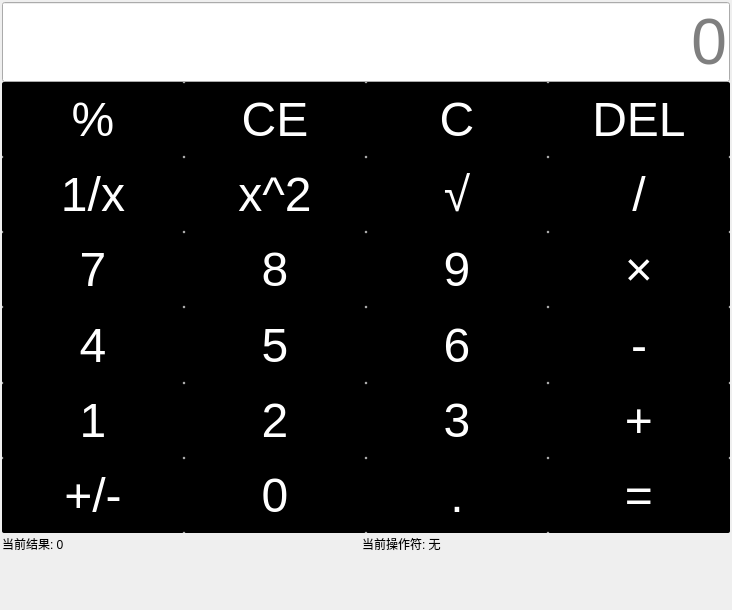
<?xml version="1.0" encoding="UTF-8"?>
<ui version="4.0">
 <class>MainWindow</class>
 <widget class="QMainWindow" name="MainWindow">
  <property name="geometry">
   <rect>
    <x>0</x>
    <y>0</y>
    <width>732</width>
    <height>610</height>
   </rect>
  </property>
  <property name="sizePolicy">
   <sizepolicy hsizetype="Minimum" vsizetype="Minimum">
    <horstretch>0</horstretch>
    <verstretch>0</verstretch>
   </sizepolicy>
  </property>
  <property name="windowTitle">
   <string>MainWindow</string>
  </property>
  <property name="toolTipDuration">
   <number>0</number>
  </property>
  <property name="styleSheet">
   <string notr="true">QPushButton{
background-color:rgb(0, 0, 0);
font-size:36pt;
color:white;
border-radius:2px;
}

QPushButton:hover{
background-color:lightgreen;
color:balck;
}

QPushButton:pressed{
background-color:red;
color:balck;
} 

QLineEdit{
font-size:48pt;
}</string>
  </property>
  <widget class="QWidget" name="centralwidget">
   <property name="focusPolicy">
    <enum>Qt::NoFocus</enum>
   </property>
   <property name="toolTipDuration">
    <number>0</number>
   </property>
   <layout class="QHBoxLayout" name="horizontalLayout">
    <property name="leftMargin">
     <number>1</number>
    </property>
    <property name="topMargin">
     <number>1</number>
    </property>
    <property name="rightMargin">
     <number>1</number>
    </property>
    <property name="bottomMargin">
     <number>1</number>
    </property>
    <item>
     <layout class="QGridLayout" name="gridLayout">
      <property name="leftMargin">
       <number>1</number>
      </property>
      <property name="topMargin">
       <number>1</number>
      </property>
      <property name="rightMargin">
       <number>1</number>
      </property>
      <property name="bottomMargin">
       <number>1</number>
      </property>
      <property name="spacing">
       <number>0</number>
      </property>
      <item row="2" column="3">
       <widget class="QPushButton" name="btnDel">
        <property name="sizePolicy">
         <sizepolicy hsizetype="Minimum" vsizetype="Minimum">
          <horstretch>0</horstretch>
          <verstretch>0</verstretch>
         </sizepolicy>
        </property>
        <property name="toolTipDuration">
         <number>0</number>
        </property>
        <property name="layoutDirection">
         <enum>Qt::LeftToRight</enum>
        </property>
        <property name="text">
         <string>DEL</string>
        </property>
       </widget>
      </item>
      <item row="4" column="0">
       <widget class="QPushButton" name="btnReciprocal">
        <property name="sizePolicy">
         <sizepolicy hsizetype="Minimum" vsizetype="Minimum">
          <horstretch>0</horstretch>
          <verstretch>0</verstretch>
         </sizepolicy>
        </property>
        <property name="toolTipDuration">
         <number>0</number>
        </property>
        <property name="layoutDirection">
         <enum>Qt::LeftToRight</enum>
        </property>
        <property name="text">
         <string>1/x</string>
        </property>
       </widget>
      </item>
      <item row="5" column="0">
       <widget class="QPushButton" name="btnNum7">
        <property name="sizePolicy">
         <sizepolicy hsizetype="Minimum" vsizetype="Minimum">
          <horstretch>0</horstretch>
          <verstretch>0</verstretch>
         </sizepolicy>
        </property>
        <property name="toolTipDuration">
         <number>0</number>
        </property>
        <property name="layoutDirection">
         <enum>Qt::LeftToRight</enum>
        </property>
        <property name="text">
         <string>7</string>
        </property>
       </widget>
      </item>
      <item row="2" column="0">
       <widget class="QPushButton" name="btnPercent">
        <property name="sizePolicy">
         <sizepolicy hsizetype="Minimum" vsizetype="Minimum">
          <horstretch>0</horstretch>
          <verstretch>0</verstretch>
         </sizepolicy>
        </property>
        <property name="toolTipDuration">
         <number>0</number>
        </property>
        <property name="layoutDirection">
         <enum>Qt::LeftToRight</enum>
        </property>
        <property name="text">
         <string>%</string>
        </property>
       </widget>
      </item>
      <item row="2" column="2">
       <widget class="QPushButton" name="btnClear">
        <property name="sizePolicy">
         <sizepolicy hsizetype="Minimum" vsizetype="Minimum">
          <horstretch>0</horstretch>
          <verstretch>0</verstretch>
         </sizepolicy>
        </property>
        <property name="toolTipDuration">
         <number>0</number>
        </property>
        <property name="layoutDirection">
         <enum>Qt::LeftToRight</enum>
        </property>
        <property name="text">
         <string>C</string>
        </property>
       </widget>
      </item>
      <item row="5" column="1">
       <widget class="QPushButton" name="btnNum8">
        <property name="sizePolicy">
         <sizepolicy hsizetype="Minimum" vsizetype="Minimum">
          <horstretch>0</horstretch>
          <verstretch>0</verstretch>
         </sizepolicy>
        </property>
        <property name="toolTipDuration">
         <number>0</number>
        </property>
        <property name="layoutDirection">
         <enum>Qt::LeftToRight</enum>
        </property>
        <property name="text">
         <string>8</string>
        </property>
       </widget>
      </item>
      <item row="4" column="1">
       <widget class="QPushButton" name="btnSquare">
        <property name="sizePolicy">
         <sizepolicy hsizetype="Minimum" vsizetype="Minimum">
          <horstretch>0</horstretch>
          <verstretch>0</verstretch>
         </sizepolicy>
        </property>
        <property name="toolTipDuration">
         <number>0</number>
        </property>
        <property name="layoutDirection">
         <enum>Qt::LeftToRight</enum>
        </property>
        <property name="text">
         <string>x^2</string>
        </property>
       </widget>
      </item>
      <item row="4" column="3">
       <widget class="QPushButton" name="btnDiv">
        <property name="sizePolicy">
         <sizepolicy hsizetype="Minimum" vsizetype="Minimum">
          <horstretch>0</horstretch>
          <verstretch>0</verstretch>
         </sizepolicy>
        </property>
        <property name="toolTipDuration">
         <number>0</number>
        </property>
        <property name="layoutDirection">
         <enum>Qt::LeftToRight</enum>
        </property>
        <property name="text">
         <string>/</string>
        </property>
       </widget>
      </item>
      <item row="5" column="3">
       <widget class="QPushButton" name="btnMul">
        <property name="sizePolicy">
         <sizepolicy hsizetype="Minimum" vsizetype="Minimum">
          <horstretch>0</horstretch>
          <verstretch>0</verstretch>
         </sizepolicy>
        </property>
        <property name="toolTipDuration">
         <number>0</number>
        </property>
        <property name="layoutDirection">
         <enum>Qt::LeftToRight</enum>
        </property>
        <property name="text">
         <string>×</string>
        </property>
       </widget>
      </item>
      <item row="5" column="2">
       <widget class="QPushButton" name="btnNum9">
        <property name="sizePolicy">
         <sizepolicy hsizetype="Minimum" vsizetype="Minimum">
          <horstretch>0</horstretch>
          <verstretch>0</verstretch>
         </sizepolicy>
        </property>
        <property name="toolTipDuration">
         <number>0</number>
        </property>
        <property name="layoutDirection">
         <enum>Qt::LeftToRight</enum>
        </property>
        <property name="text">
         <string>9</string>
        </property>
       </widget>
      </item>
      <item row="2" column="1">
       <widget class="QPushButton" name="btnCE">
        <property name="sizePolicy">
         <sizepolicy hsizetype="Minimum" vsizetype="Minimum">
          <horstretch>0</horstretch>
          <verstretch>0</verstretch>
         </sizepolicy>
        </property>
        <property name="toolTipDuration">
         <number>0</number>
        </property>
        <property name="layoutDirection">
         <enum>Qt::LeftToRight</enum>
        </property>
        <property name="text">
         <string>CE</string>
        </property>
       </widget>
      </item>
      <item row="6" column="0">
       <widget class="QPushButton" name="btnNum4">
        <property name="sizePolicy">
         <sizepolicy hsizetype="Minimum" vsizetype="Minimum">
          <horstretch>0</horstretch>
          <verstretch>0</verstretch>
         </sizepolicy>
        </property>
        <property name="toolTipDuration">
         <number>0</number>
        </property>
        <property name="layoutDirection">
         <enum>Qt::LeftToRight</enum>
        </property>
        <property name="text">
         <string>4</string>
        </property>
       </widget>
      </item>
      <item row="6" column="2">
       <widget class="QPushButton" name="btnNum6">
        <property name="sizePolicy">
         <sizepolicy hsizetype="Minimum" vsizetype="Minimum">
          <horstretch>0</horstretch>
          <verstretch>0</verstretch>
         </sizepolicy>
        </property>
        <property name="toolTipDuration">
         <number>0</number>
        </property>
        <property name="layoutDirection">
         <enum>Qt::LeftToRight</enum>
        </property>
        <property name="text">
         <string>6</string>
        </property>
       </widget>
      </item>
      <item row="6" column="3">
       <widget class="QPushButton" name="btnSub">
        <property name="sizePolicy">
         <sizepolicy hsizetype="Minimum" vsizetype="Minimum">
          <horstretch>0</horstretch>
          <verstretch>0</verstretch>
         </sizepolicy>
        </property>
        <property name="toolTipDuration">
         <number>0</number>
        </property>
        <property name="layoutDirection">
         <enum>Qt::LeftToRight</enum>
        </property>
        <property name="text">
         <string>-</string>
        </property>
       </widget>
      </item>
      <item row="4" column="2">
       <widget class="QPushButton" name="btnSqrt">
        <property name="sizePolicy">
         <sizepolicy hsizetype="Minimum" vsizetype="Minimum">
          <horstretch>0</horstretch>
          <verstretch>0</verstretch>
         </sizepolicy>
        </property>
        <property name="toolTipDuration">
         <number>0</number>
        </property>
        <property name="layoutDirection">
         <enum>Qt::LeftToRight</enum>
        </property>
        <property name="text">
         <string>√</string>
        </property>
       </widget>
      </item>
      <item row="1" column="0" colspan="4">
       <widget class="QLineEdit" name="display">
        <property name="sizePolicy">
         <sizepolicy hsizetype="Minimum" vsizetype="Minimum">
          <horstretch>0</horstretch>
          <verstretch>0</verstretch>
         </sizepolicy>
        </property>
        <property name="toolTipDuration">
         <number>0</number>
        </property>
        <property name="layoutDirection">
         <enum>Qt::LeftToRight</enum>
        </property>
        <property name="alignment">
         <set>Qt::AlignRight|Qt::AlignTrailing|Qt::AlignVCenter</set>
        </property>
        <property name="placeholderText">
         <string>0</string>
        </property>
       </widget>
      </item>
      <item row="9" column="2">
       <widget class="QPushButton" name="btnDot">
        <property name="sizePolicy">
         <sizepolicy hsizetype="Minimum" vsizetype="Minimum">
          <horstretch>0</horstretch>
          <verstretch>0</verstretch>
         </sizepolicy>
        </property>
        <property name="toolTipDuration">
         <number>0</number>
        </property>
        <property name="layoutDirection">
         <enum>Qt::LeftToRight</enum>
        </property>
        <property name="text">
         <string>.</string>
        </property>
       </widget>
      </item>
      <item row="8" column="3">
       <widget class="QPushButton" name="btnAdd">
        <property name="sizePolicy">
         <sizepolicy hsizetype="Minimum" vsizetype="Minimum">
          <horstretch>0</horstretch>
          <verstretch>0</verstretch>
         </sizepolicy>
        </property>
        <property name="toolTipDuration">
         <number>0</number>
        </property>
        <property name="layoutDirection">
         <enum>Qt::LeftToRight</enum>
        </property>
        <property name="text">
         <string>+</string>
        </property>
       </widget>
      </item>
      <item row="9" column="0">
       <widget class="QPushButton" name="btnSign">
        <property name="sizePolicy">
         <sizepolicy hsizetype="Minimum" vsizetype="Minimum">
          <horstretch>0</horstretch>
          <verstretch>0</verstretch>
         </sizepolicy>
        </property>
        <property name="toolTipDuration">
         <number>0</number>
        </property>
        <property name="layoutDirection">
         <enum>Qt::LeftToRight</enum>
        </property>
        <property name="text">
         <string>+/-</string>
        </property>
       </widget>
      </item>
      <item row="8" column="2">
       <widget class="QPushButton" name="btnNum3">
        <property name="sizePolicy">
         <sizepolicy hsizetype="Minimum" vsizetype="Minimum">
          <horstretch>0</horstretch>
          <verstretch>0</verstretch>
         </sizepolicy>
        </property>
        <property name="toolTipDuration">
         <number>0</number>
        </property>
        <property name="layoutDirection">
         <enum>Qt::LeftToRight</enum>
        </property>
        <property name="text">
         <string>3</string>
        </property>
       </widget>
      </item>
      <item row="9" column="1">
       <widget class="QPushButton" name="btnNum0">
        <property name="sizePolicy">
         <sizepolicy hsizetype="Minimum" vsizetype="Minimum">
          <horstretch>0</horstretch>
          <verstretch>0</verstretch>
         </sizepolicy>
        </property>
        <property name="toolTipDuration">
         <number>0</number>
        </property>
        <property name="layoutDirection">
         <enum>Qt::LeftToRight</enum>
        </property>
        <property name="text">
         <string>0</string>
        </property>
       </widget>
      </item>
      <item row="8" column="1">
       <widget class="QPushButton" name="btnNum2">
        <property name="sizePolicy">
         <sizepolicy hsizetype="Minimum" vsizetype="Minimum">
          <horstretch>0</horstretch>
          <verstretch>0</verstretch>
         </sizepolicy>
        </property>
        <property name="toolTipDuration">
         <number>0</number>
        </property>
        <property name="layoutDirection">
         <enum>Qt::LeftToRight</enum>
        </property>
        <property name="text">
         <string>2</string>
        </property>
       </widget>
      </item>
      <item row="8" column="0">
       <widget class="QPushButton" name="btnNum1">
        <property name="sizePolicy">
         <sizepolicy hsizetype="Minimum" vsizetype="Minimum">
          <horstretch>0</horstretch>
          <verstretch>0</verstretch>
         </sizepolicy>
        </property>
        <property name="toolTipDuration">
         <number>0</number>
        </property>
        <property name="layoutDirection">
         <enum>Qt::LeftToRight</enum>
        </property>
        <property name="text">
         <string>1</string>
        </property>
       </widget>
      </item>
      <item row="6" column="1">
       <widget class="QPushButton" name="btnNum5">
        <property name="sizePolicy">
         <sizepolicy hsizetype="Minimum" vsizetype="Minimum">
          <horstretch>0</horstretch>
          <verstretch>0</verstretch>
         </sizepolicy>
        </property>
        <property name="toolTipDuration">
         <number>0</number>
        </property>
        <property name="layoutDirection">
         <enum>Qt::LeftToRight</enum>
        </property>
        <property name="text">
         <string>5</string>
        </property>
       </widget>
      </item>
      <item row="9" column="3">
       <widget class="QPushButton" name="btnEq">
        <property name="sizePolicy">
         <sizepolicy hsizetype="Minimum" vsizetype="Minimum">
          <horstretch>0</horstretch>
          <verstretch>0</verstretch>
         </sizepolicy>
        </property>
        <property name="toolTipDuration">
         <number>0</number>
        </property>
        <property name="layoutDirection">
         <enum>Qt::LeftToRight</enum>
        </property>
        <property name="text">
         <string>=</string>
        </property>
       </widget>
      </item>
      <item row="10" column="0" colspan="4">
       <widget class="QWidget" name="widget" native="true">
        <widget class="QLabel" name="labCurrentNum">
         <property name="geometry">
          <rect>
           <x>0</x>
           <y>0</y>
           <width>361</width>
           <height>21</height>
          </rect>
         </property>
         <property name="text">
          <string>当前结果: 0</string>
         </property>
        </widget>
        <widget class="QLabel" name="labCurrentOp">
         <property name="geometry">
          <rect>
           <x>360</x>
           <y>1</y>
           <width>371</width>
           <height>20</height>
          </rect>
         </property>
         <property name="text">
          <string>当前操作符: 无</string>
         </property>
        </widget>
       </widget>
      </item>
     </layout>
    </item>
   </layout>
  </widget>
  <widget class="QMenuBar" name="menubar">
   <property name="geometry">
    <rect>
     <x>0</x>
     <y>0</y>
     <width>732</width>
     <height>25</height>
    </rect>
   </property>
  </widget>
 </widget>
 <tabstops>
  <tabstop>btnSquare</tabstop>
  <tabstop>btnDel</tabstop>
  <tabstop>btnNum4</tabstop>
  <tabstop>btnNum7</tabstop>
  <tabstop>btnAdd</tabstop>
  <tabstop>btnNum3</tabstop>
  <tabstop>btnNum8</tabstop>
  <tabstop>btnClear</tabstop>
  <tabstop>btnNum9</tabstop>
  <tabstop>btnNum2</tabstop>
  <tabstop>btnNum5</tabstop>
  <tabstop>btnSub</tabstop>
  <tabstop>btnCE</tabstop>
  <tabstop>btnNum1</tabstop>
  <tabstop>btnDiv</tabstop>
  <tabstop>btnPercent</tabstop>
  <tabstop>btnSqrt</tabstop>
  <tabstop>btnMul</tabstop>
  <tabstop>btnReciprocal</tabstop>
 </tabstops>
 <resources/>
 <connections/>
</ui>
